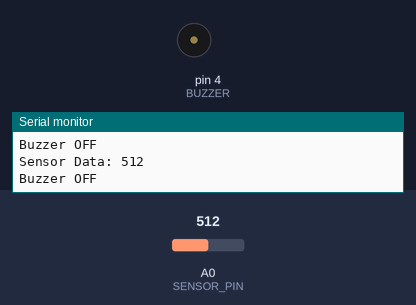
The sketch below on a simulated Arduino Uno, built with avr-gcc and run on an emulated ATmega328P. On the bench: buzzer (waves = sounding, pin HIGH), the last lines printed to the serial monitor. The test bench sets the inputs (shaded band); at power-on: A0 (SENSOR_PIN) = 512.

Above: at 1.3 s.
1.4 s: A0 (SENSOR_PIN) set to 592
2.9 s: A0 (SENSOR_PIN) set to 614
At 3.4 s:
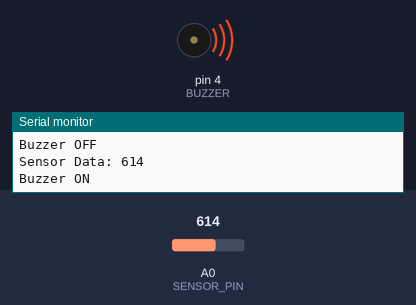
4.5 s: A0 (SENSOR_PIN) set to 590
At 5.7 s:
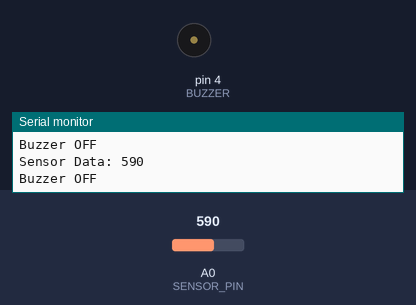
6.0 s: A0 (SENSOR_PIN) set to 610
At 6.9 s:
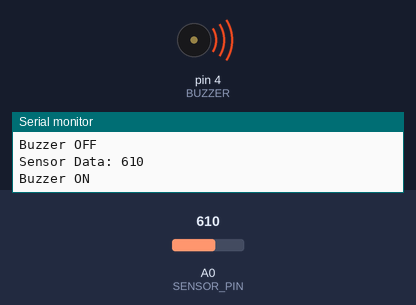
Timing chart, 0 to 8.5 s (numbered marks = the images above; inputs shaded):
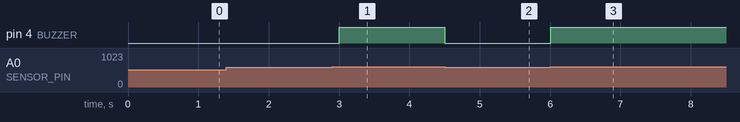

Measured:
- the behaviour switches between 599 and 600 on A0 (SENSOR_PIN) (found by bisection; images 0 and 1)
- after the input at 2.9 s, pin 4 (BUZZER): LOW → HIGH after 0.10 s
- after the input at 4.5 s, pin 4 (BUZZER): HIGH → LOW at once
- after the input at 6.0 s, pin 4 (BUZZER): LOW → HIGH at once

The sketch:

Soil_moisture_alarm_system.ino
```cpp
#define BUZZER 4
const int SENSOR_PIN = A0;

void setup() {
    Serial.begin(9600);
    pinMode(SENSOR_PIN, INPUT);
    pinMode(BUZZER, OUTPUT);
}

void loop() {
    int sensor_data = analogRead(SENSOR_PIN);  // Read analog sensor value
    Serial.print("Sensor Data: ");
    Serial.println(sensor_data);

    if (sensor_data >= 600) {
        Serial.println("Buzzer ON");
        digitalWrite(BUZZER, HIGH);
        delay(1000);  // Buzzer stays ON for 1 second
    } else {
        Serial.println("Buzzer OFF");
        digitalWrite(BUZZER, LOW);
    }

    delay(500); // Short delay before next reading
}
```
